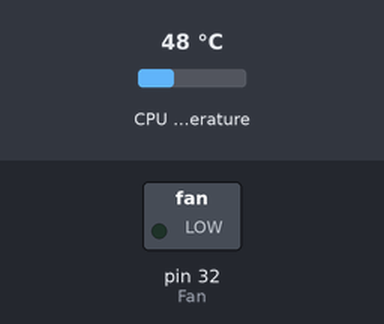
Recording of a program running on a simulated Raspberry Pi (header pin numbers). Parts: switched loads named in the program (green lamp = pin HIGH). Inputs (shaded band) come from the test bench; at power-on: CPU temperature 48 °C.

Above: at 1.2 s.
1.3 s: CPU temperature set to 58 °C
At 1.7 s:
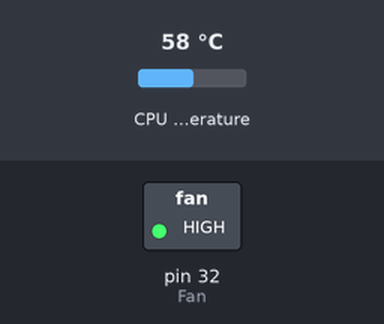
Timing chart, 0 to 4.3 s (numbered marks = the images above; inputs shaded):
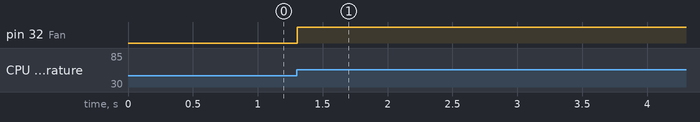

Measured:
- after the input at 1.3 s, pin 32 (Fan): LOW → HIGH at once

The program:

fan_demo2.py
```python
import RPi.GPIO as GPIO
import time
import subprocess as sp


# initializing GPIO, setting mode to BOARD.
# Default pin of FAN Adapter is physical pin 32, GPIO12;
Fan = 32  #if you connect to pin txd physical pin 8, GPIO14，then set to :Fan = 8
GPIO.setmode(GPIO.BOARD)
GPIO.setup(Fan, GPIO.OUT)

p = GPIO.PWM(Fan, 50)
p.start(0)

try:
    while True:
        temp = sp.getoutput("vcgencmd measure_temp|egrep -o '[0-9]*\.[0-9]*'")
        # print(temp)
        if float(temp) < 48.0:
            p.ChangeDutyCycle(0)
        elif float(temp) > 48.0 and float(temp) < 60.0:
            p.ChangeDutyCycle(100)
            time.sleep(0.1)
        elif float(temp) > 60.0:
            p.ChangeDutyCycle(100)
            time.sleep(0.1)

except KeyboardInterrupt:
    pass
p.stop()
GPIO.cleanup()
```
